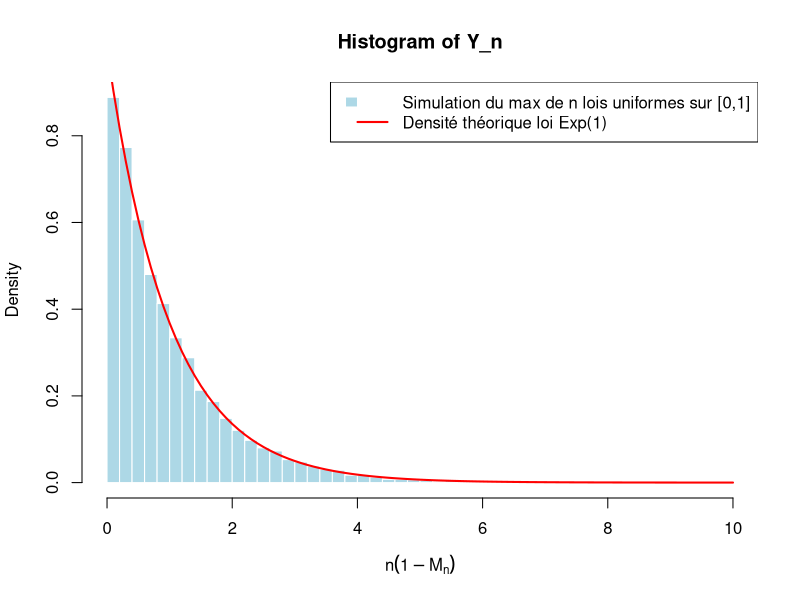

Reproduce this figure in R.
# Paramètres
n <- 1000        # Taille de l'échantillon pour la simulation des lois uniformes
N <- 10000       # Nombre de simulations pour le maximum

# Simulation des maxima de lois uniformes(0,1)
set.seed(123)    # fixation de l'aléa
M_n <- replicate(N, max(runif(n))) # M_n = max / X_n = runif

# Normalisation pour observer la convergence
Y_n <- n * (1 - M_n)

# Histogramme des valeurs transformées
hist(Y_n, breaks = 50, probability = TRUE, 
     col = "lightblue", border = "white",
     xlab = expression(n*(1 - M[n])))

# Densité théorique de la loi exponentielle (paramètre = 1)
curve(dexp(x, rate = 1), col = "red", lwd = 2, add = TRUE)

# Légende
legend("topright", legend = c("Simulation du max de n lois uniformes sur [0,1]", "Densité théorique loi Exp(1)"),
       fill = c("lightblue", NA), border = c("white", NA), 
       lty = c(NA, 1), col = c(NA, "red"), lwd = c(NA, 2))

